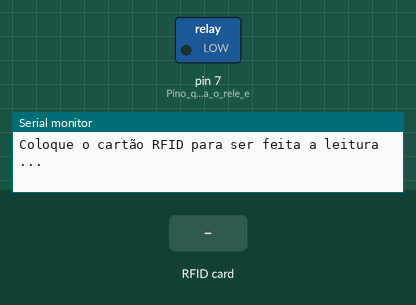
The sketch below on a simulated Arduino Uno, built with avr-gcc and run on an emulated ATmega328P. On the bench: switched loads named in the sketch (green lamp = pin HIGH), the last lines printed to the serial monitor. Inputs (shaded band) come from the test bench. Pins used as bus, display or sensor lines are not drawn.

Above: at 1.2 s.
1.3 s: RFID card 99 09 25 B3 held to the reader
At 1.7 s:
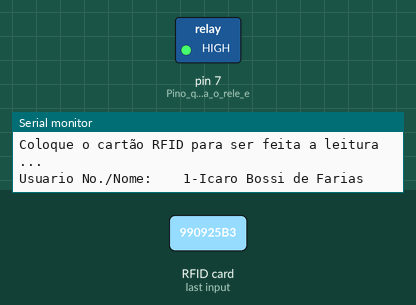
Timing chart, 0 to 5.8 s (numbered marks = the images above; inputs shaded):
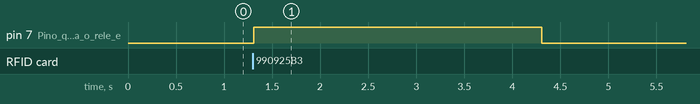

The sketch:

codigo_arduino.ino
```cpp
// Projeto - Sistema de Controle de Acesso

// Baixar e incluir a biblioteca MFRC522
#include <SPI.h>
#include <MFRC522.h>
#include "SoftwareSerial.h"
#define SS_PIN 10
#define RST_PIN 9
MFRC522 mfrc522(SS_PIN, RST_PIN);   // Crie uma instância MFRC522.
SoftwareSerial ser(2,3); // RX, TX

void setup()
{
  Serial.begin(9600);   // Inicie uma comunicação serial
  ser.begin (115200);
  SPI.begin();      // Iniciar barramento SPI
  mfrc522.PCD_Init();   // Iniciar MFRC522
  Serial.println("Coloque o cartão RFID para ser feita a leitura ...");
  Serial.println();
  pinMode(7, OUTPUT); // Pino que conecta o rele e o led verde

}
void loop()
{
  // Procurando pelos Cartoes (Tags)
  if ( ! mfrc522.PICC_IsNewCardPresent())
  {
    return;
  }
  // Selecione um dos cartões
  if ( ! mfrc522.PICC_ReadCardSerial())
  {
    return;
  }
  //Mostrar UID no monitor serial

  String content= "";
  byte letter;
  for (byte i = 0; i < mfrc522.uid.size; i++)
  {

     content.concat(String(mfrc522.uid.uidByte[i] < 0x10 ? " 0" : " "));
     content.concat(String(mfrc522.uid.uidByte[i], HEX));
  }
  Serial.println();
  Serial.print("Usuario No./Nome:    ");
  content.toUpperCase();
  if (content.substring(1) == "99 09 25 B3" ) //UID do 1º cartão
  {
    Serial.println("1-Icaro Bossi de Farias");
    ser.write(1);
    Serial.println();
    digitalWrite(7, HIGH); // Abre o relé e acende o led
    delay(3000);           // espera 3 segundos
    digitalWrite(7, LOW);  // Fecha relé e apaga o led

    delay(3000);
  }
   if (content.substring(1) ==  "EA A3 9F 07" ) //UID do 2º cartão
  {
    Serial.println("2-José");
    ser.write(2);
    Serial.println();
    digitalWrite(7, HIGH); // Abre o relé e acende o led
    delay(3000);           // espera 3 segundos
    digitalWrite(7, LOW);  // Fecha relé e apaga o led

    delay(3000);
  }
  }
```

Measured:
- after the input at 1.3 s, pin 7 (Pino_que_conecta_o_rele_e): LOW → HIGH at once, → LOW 3.0 s later
